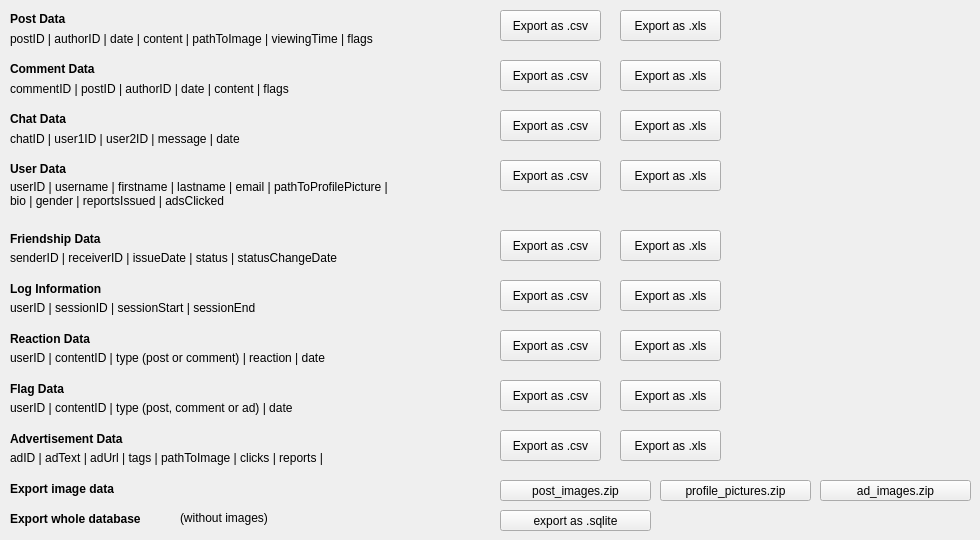
    <widget class="QWidget" name="tab_export">
     <attribute name="title">
      <string>Export Data</string>
     </attribute>
     <widget class="QLabel" name="export_label_postData">
      <property name="geometry">
       <rect>
        <x>10</x>
        <y>10</y>
        <width>81</width>
        <height>17</height>
       </rect>
      </property>
      <property name="font">
       <font>
        <weight>75</weight>
        <bold>true</bold>
       </font>
      </property>
      <property name="text">
       <string>Post Data</string>
      </property>
     </widget>
     <widget class="QLabel" name="export_label_postDataTables">
      <property name="geometry">
       <rect>
        <x>10</x>
        <y>30</y>
        <width>491</width>
        <height>17</height>
       </rect>
      </property>
      <property name="text">
       <string>postID | authorID | date | content | pathToImage | viewingTime | flags</string>
      </property>
     </widget>
     <widget class="QLabel" name="export_label_commentDataTables">
      <property name="geometry">
       <rect>
        <x>10</x>
        <y>80</y>
        <width>371</width>
        <height>17</height>
       </rect>
      </property>
      <property name="text">
       <string>commentID | postID | authorID | date | content | flags</string>
      </property>
     </widget>
     <widget class="QLabel" name="export_label_commentData">
      <property name="geometry">
       <rect>
        <x>10</x>
        <y>60</y>
        <width>121</width>
        <height>17</height>
       </rect>
      </property>
      <property name="font">
       <font>
        <weight>75</weight>
        <bold>true</bold>
       </font>
      </property>
      <property name="text">
       <string>Comment Data</string>
      </property>
     </widget>
     <widget class="QLabel" name="export_label_chatDataTables">
      <property name="geometry">
       <rect>
        <x>10</x>
        <y>130</y>
        <width>301</width>
        <height>17</height>
       </rect>
      </property>
      <property name="text">
       <string>chatID | user1ID | user2ID | message | date</string>
      </property>
     </widget>
     <widget class="QLabel" name="export_label_chatData">
      <property name="geometry">
       <rect>
        <x>10</x>
        <y>110</y>
        <width>121</width>
        <height>17</height>
       </rect>
      </property>
      <property name="font">
       <font>
        <weight>75</weight>
        <bold>true</bold>
       </font>
      </property>
      <property name="text">
       <string>Chat Data</string>
      </property>
     </widget>
     <widget class="QLabel" name="export_label_userDataTables">
      <property name="geometry">
       <rect>
        <x>10</x>
        <y>180</y>
        <width>721</width>
        <height>41</height>
       </rect>
      </property>
      <property name="text">
       <string>userID | username | firstname | lastname | email | pathToProfilePicture |
bio | gender | reportsIssued | adsClicked</string>
      </property>
      <property name="alignment">
       <set>Qt::AlignLeading|Qt::AlignLeft|Qt::AlignTop</set>
      </property>
     </widget>
     <widget class="QLabel" name="export_label_userData">
      <property name="geometry">
       <rect>
        <x>10</x>
        <y>160</y>
        <width>121</width>
        <height>17</height>
       </rect>
      </property>
      <property name="font">
       <font>
        <weight>75</weight>
        <bold>true</bold>
       </font>
      </property>
      <property name="text">
       <string>User Data</string>
      </property>
     </widget>
     <widget class="QLabel" name="export_label_friendshipDataTables">
      <property name="geometry">
       <rect>
        <x>10</x>
        <y>250</y>
        <width>411</width>
        <height>16</height>
       </rect>
      </property>
      <property name="text">
       <string>senderID | receiverID | issueDate | status | statusChangeDate</string>
      </property>
     </widget>
     <widget class="QLabel" name="export_label_friendshipData">
      <property name="geometry">
       <rect>
        <x>10</x>
        <y>230</y>
        <width>121</width>
        <height>17</height>
       </rect>
      </property>
      <property name="font">
       <font>
        <weight>75</weight>
        <bold>true</bold>
       </font>
      </property>
      <property name="text">
       <string>Friendship Data</string>
      </property>
     </widget>
     <widget class="QLabel" name="export_label_logInformation">
      <property name="geometry">
       <rect>
        <x>10</x>
        <y>280</y>
        <width>121</width>
        <height>17</height>
       </rect>
      </property>
      <property name="font">
       <font>
        <weight>75</weight>
        <bold>true</bold>
       </font>
      </property>
      <property name="text">
       <string>Log Information</string>
      </property>
     </widget>
     <widget class="QLabel" name="export_label_logInformationTables">
      <property name="geometry">
       <rect>
        <x>10</x>
        <y>300</y>
        <width>301</width>
        <height>16</height>
       </rect>
      </property>
      <property name="text">
       <string>userID | sessionID | sessionStart | sessionEnd</string>
      </property>
     </widget>
     <widget class="QLabel" name="export_label_reactionDataTables">
      <property name="geometry">
       <rect>
        <x>10</x>
        <y>350</y>
        <width>511</width>
        <height>16</height>
       </rect>
      </property>
      <property name="text">
       <string>userID | contentID | type (post or comment) | reaction | date</string>
      </property>
     </widget>
     <widget class="QLabel" name="export_label_reactionData">
      <property name="geometry">
       <rect>
        <x>10</x>
        <y>330</y>
        <width>171</width>
        <height>17</height>
       </rect>
      </property>
      <property name="font">
       <font>
        <weight>75</weight>
        <bold>true</bold>
       </font>
      </property>
      <property name="text">
       <string>Reaction Data</string>
      </property>
     </widget>
     <widget class="QLabel" name="export_label_flagDataTables">
      <property name="geometry">
       <rect>
        <x>10</x>
        <y>400</y>
        <width>511</width>
        <height>16</height>
       </rect>
      </property>
      <property name="text">
       <string>userID | contentID | type (post, comment or ad) | date</string>
      </property>
     </widget>
     <widget class="QLabel" name="export_label_flagData">
      <property name="geometry">
       <rect>
        <x>10</x>
        <y>380</y>
        <width>171</width>
        <height>17</height>
       </rect>
      </property>
      <property name="font">
       <font>
        <weight>75</weight>
        <bold>true</bold>
       </font>
      </property>
      <property name="text">
       <string>Flag Data</string>
      </property>
     </widget>
     <widget class="QLabel" name="export_label_advertisementDataTables">
      <property name="geometry">
       <rect>
        <x>10</x>
        <y>450</y>
        <width>511</width>
        <height>16</height>
       </rect>
      </property>
      <property name="text">
       <string>adID | adText | adUrl | tags | pathToImage | clicks | reports | </string>
      </property>
     </widget>
     <widget class="QLabel" name="export_label_advertisementData">
      <property name="geometry">
       <rect>
        <x>10</x>
        <y>430</y>
        <width>171</width>
        <height>17</height>
       </rect>
      </property>
      <property name="font">
       <font>
        <weight>75</weight>
        <bold>true</bold>
       </font>
      </property>
      <property name="text">
       <string>Advertisement Data</string>
      </property>
     </widget>
     <widget class="QLabel" name="export_label_exportImageData">
      <property name="geometry">
       <rect>
        <x>10</x>
        <y>480</y>
        <width>141</width>
        <height>17</height>
       </rect>
      </property>
      <property name="font">
       <font>
        <weight>75</weight>
        <bold>true</bold>
       </font>
      </property>
      <property name="text">
       <string>Export image data</string>
      </property>
     </widget>
     <widget class="QLabel" name="export_label_exportWholeDatabase">
      <property name="geometry">
       <rect>
        <x>10</x>
        <y>510</y>
        <width>171</width>
        <height>17</height>
       </rect>
      </property>
      <property name="font">
       <font>
        <weight>75</weight>
        <bold>true</bold>
       </font>
      </property>
      <property name="text">
       <string>Export whole database</string>
      </property>
     </widget>
     <widget class="QPushButton" name="export_button_postDataCSV">
      <property name="geometry">
       <rect>
        <x>500</x>
        <y>10</y>
        <width>101</width>
        <height>31</height>
       </rect>
      </property>
      <property name="text">
       <string>Export as .csv</string>
      </property>
     </widget>
     <widget class="QPushButton" name="export_button_postDataXLS">
      <property name="geometry">
       <rect>
        <x>620</x>
        <y>10</y>
        <width>101</width>
        <height>31</height>
       </rect>
      </property>
      <property name="text">
       <string>Export as .xls</string>
      </property>
     </widget>
     <widget class="QPushButton" name="export_button_commentDataXLS">
      <property name="geometry">
       <rect>
        <x>620</x>
        <y>60</y>
        <width>101</width>
        <height>31</height>
       </rect>
      </property>
      <property name="text">
       <string>Export as .xls</string>
      </property>
     </widget>
     <widget class="QPushButton" name="export_button_commentDataCSV">
      <property name="geometry">
       <rect>
        <x>500</x>
        <y>60</y>
        <width>101</width>
        <height>31</height>
       </rect>
      </property>
      <property name="text">
       <string>Export as .csv</string>
      </property>
     </widget>
     <widget class="QPushButton" name="export_button_chatDataXLS">
      <property name="geometry">
       <rect>
        <x>620</x>
        <y>110</y>
        <width>101</width>
        <height>31</height>
       </rect>
      </property>
      <property name="text">
       <string>Export as .xls</string>
      </property>
     </widget>
     <widget class="QPushButton" name="export_button_chatDataCSV">
      <property name="geometry">
       <rect>
        <x>500</x>
        <y>110</y>
        <width>101</width>
        <height>31</height>
       </rect>
      </property>
      <property name="text">
       <string>Export as .csv</string>
      </property>
     </widget>
     <widget class="QPushButton" name="export_button_userDataXLS">
      <property name="geometry">
       <rect>
        <x>620</x>
        <y>160</y>
        <width>101</width>
        <height>31</height>
       </rect>
      </property>
      <property name="text">
       <string>Export as .xls</string>
      </property>
     </widget>
     <widget class="QPushButton" name="export_button_userDataCSV">
      <property name="geometry">
       <rect>
        <x>500</x>
        <y>160</y>
        <width>101</width>
        <height>31</height>
       </rect>
      </property>
      <property name="text">
       <string>Export as .csv</string>
      </property>
     </widget>
     <widget class="QPushButton" name="export_button_reactionDataXLS">
      <property name="geometry">
       <rect>
        <x>620</x>
        <y>330</y>
        <width>101</width>
        <height>31</height>
       </rect>
      </property>
      <property name="text">
       <string>Export as .xls</string>
      </property>
     </widget>
     <widget class="QPushButton" name="export_button_flagDataCSV">
      <property name="geometry">
       <rect>
        <x>500</x>
        <y>380</y>
        <width>101</width>
        <height>31</height>
       </rect>
      </property>
      <property name="text">
       <string>Export as .csv</string>
      </property>
     </widget>
     <widget class="QPushButton" name="export_button_reactionDataCSV">
      <property name="geometry">
       <rect>
        <x>500</x>
        <y>330</y>
        <width>101</width>
        <height>31</height>
       </rect>
      </property>
      <property name="text">
       <string>Export as .csv</string>
      </property>
     </widget>
     <widget class="QPushButton" name="export_button_logInformationCSV">
      <property name="geometry">
       <rect>
        <x>500</x>
        <y>280</y>
        <width>101</width>
        <height>31</height>
       </rect>
      </property>
      <property name="text">
       <string>Export as .csv</string>
      </property>
     </widget>
     <widget class="QPushButton" name="export_button_flagDataXLS">
      <property name="geometry">
       <rect>
        <x>620</x>
        <y>380</y>
        <width>101</width>
        <height>31</height>
       </rect>
      </property>
      <property name="text">
       <string>Export as .xls</string>
      </property>
     </widget>
     <widget class="QPushButton" name="export_button_friendshipDataXLS">
      <property name="geometry">
       <rect>
        <x>620</x>
        <y>230</y>
        <width>101</width>
        <height>31</height>
       </rect>
      </property>
      <property name="text">
       <string>Export as .xls</string>
      </property>
     </widget>
     <widget class="QPushButton" name="export_button_logInformationXLS">
      <property name="geometry">
       <rect>
        <x>620</x>
        <y>280</y>
        <width>101</width>
        <height>31</height>
       </rect>
      </property>
      <property name="text">
       <string>Export as .xls</string>
      </property>
     </widget>
     <widget class="QPushButton" name="export_button_friendshipDataCSV">
      <property name="geometry">
       <rect>
        <x>500</x>
        <y>230</y>
        <width>101</width>
        <height>31</height>
       </rect>
      </property>
      <property name="text">
       <string>Export as .csv</string>
      </property>
     </widget>
     <widget class="QPushButton" name="export_button_advertisementDataCSV">
      <property name="geometry">
       <rect>
        <x>500</x>
        <y>430</y>
        <width>101</width>
        <height>31</height>
       </rect>
      </property>
      <property name="text">
       <string>Export as .csv</string>
      </property>
     </widget>
     <widget class="QPushButton" name="export_button_advertisementDataXLS">
      <property name="geometry">
       <rect>
        <x>620</x>
        <y>430</y>
        <width>101</width>
        <height>31</height>
       </rect>
      </property>
      <property name="text">
       <string>Export as .xls</string>
      </property>
     </widget>
     <widget class="QPushButton" name="export_button_exportImagePostImages">
      <property name="geometry">
       <rect>
        <x>500</x>
        <y>480</y>
        <width>151</width>
        <height>21</height>
       </rect>
      </property>
      <property name="text">
       <string>post_images.zip</string>
      </property>
     </widget>
     <widget class="QPushButton" name="export_button_exportWholeDatabase">
      <property name="geometry">
       <rect>
        <x>500</x>
        <y>510</y>
        <width>151</width>
        <height>21</height>
       </rect>
      </property>
      <property name="text">
       <string>export as .sqlite</string>
      </property>
     </widget>
     <widget class="QPushButton" name="export_button_exportImageProfilePictures">
      <property name="geometry">
       <rect>
        <x>660</x>
        <y>480</y>
        <width>151</width>
        <height>21</height>
       </rect>
      </property>
      <property name="text">
       <string>profile_pictures.zip</string>
      </property>
     </widget>
     <widget class="QPushButton" name="export_button_exportImageAdImages">
      <property name="geometry">
       <rect>
        <x>820</x>
        <y>480</y>
        <width>151</width>
        <height>21</height>
       </rect>
      </property>
      <property name="text">
       <string>ad_images.zip</string>
      </property>
     </widget>
     <widget class="QLabel" name="export_label_exportWholeDatabaseInfo">
      <property name="geometry">
       <rect>
        <x>180</x>
        <y>510</y>
        <width>121</width>
        <height>16</height>
       </rect>
      </property>
      <property name="text">
       <string>(without images)</string>
      </property>
     </widget>
    </widget>
